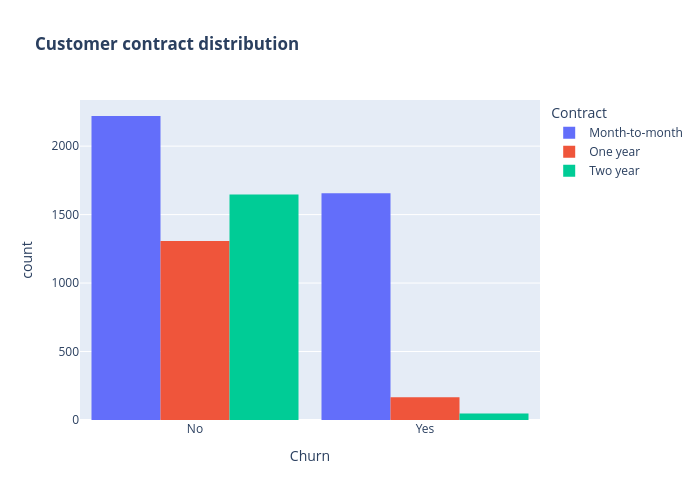

Notebook code cell kept with this figure:
### Code cell
fig = px.histogram(df, x="Churn", color="Contract", barmode="group", title="<b>Customer contract distribution<b>")
fig.update_layout(width=700, height=500, bargap=0.1)
fig.show()

### Figure 1 — Plotly figure (JSON) as saved in the notebook; plotly's stock layout.template omitted (floating-point values rounded to 4 significant figures; data arrays with more than 128 entries replaced by an {"elided": "..."} marker saying what was removed)
{"data": [{"alignmentgroup": "True", "bingroup": "x", "hovertemplate": "Contract=Month-to-month<br>Churn=%{x}<br>count=%{y}<extra></extra>", "legendgroup": "Month-to-month", "marker": {"color": "#636efa", "pattern": {"shape": ""}}, "name": "Month-to-month", "offsetgroup": "Month-to-month", "orientation": "v", "showlegend": true, "type": "histogram", "x": {"elided": "3875 str values"}, "xaxis": "x", "yaxis": "y"}, {"alignmentgroup": "True", "bingroup": "x", "hovertemplate": "Contract=One year<br>Churn=%{x}<br>count=%{y}<extra></extra>", "legendgroup": "One year", "marker": {"color": "#EF553B", "pattern": {"shape": ""}}, "name": "One year", "offsetgroup": "One year", "orientation": "v", "showlegend": true, "type": "histogram", "x": {"elided": "1473 str values"}, "xaxis": "x", "yaxis": "y"}, {"alignmentgroup": "True", "bingroup": "x", "hovertemplate": "Contract=Two year<br>Churn=%{x}<br>count=%{y}<extra></extra>", "legendgroup": "Two year", "marker": {"color": "#00cc96", "pattern": {"shape": ""}}, "name": "Two year", "offsetgroup": "Two year", "orientation": "v", "showlegend": true, "type": "histogram", "x": {"elided": "1695 str values"}, "xaxis": "x", "yaxis": "y"}], "layout": {"bargap": 0.1, "barmode": "group", "height": 500, "legend": {"title": {"text": "Contract"}, "tracegroupgap": 0}, "title": {"text": "<b>Customer contract distribution<b>"}, "width": 700, "xaxis": {"anchor": "y", "domain": [0, 1], "title": {"text": "Churn"}}, "yaxis": {"anchor": "x", "domain": [0, 1], "title": {"text": "count"}}}}
